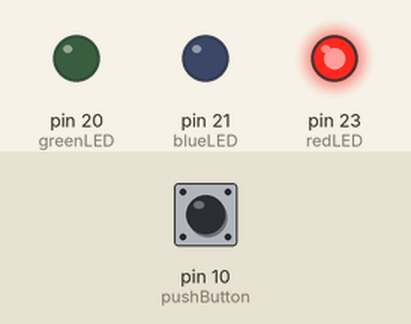
A sketch run on a simulated Arduino Mega 2560, built with avr-gcc and run on an emulated ATmega2560. Parts: output pins drawn as LEDs (lit = HIGH). Dashed ring = blinking. The inputs (shaded band) are chosen by the test bench; at power-on: pin 10 (pushButton) HIGH. Random numbers use the default seed unless the sketch sets one.

Above: at 0.9 s.
3.3 s: pin 10 (pushButton) pulled LOW for 1 s
5.8 s: pin 10 (pushButton) pulled LOW for 3.2 s
At 7.1 s:
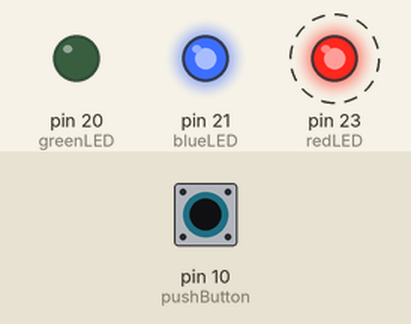
10.5 s: pin 10 (pushButton) pulled LOW for 1 s
At 11.8 s:
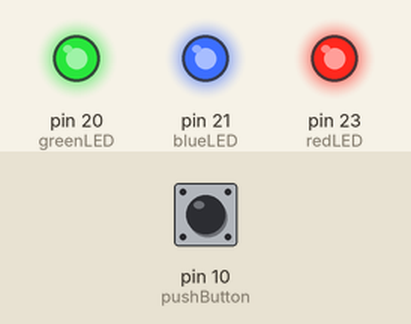
13.0 s: pin 10 (pushButton) pulled LOW for 3.2 s
At 14.4 s:
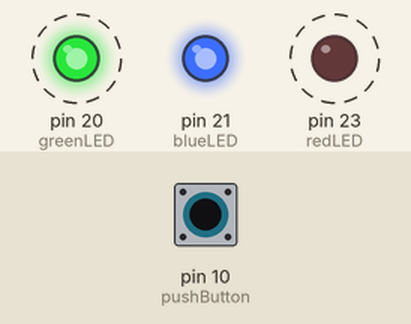
Timing chart, 0 to 18.7 s (numbered marks = the images above; inputs shaded):
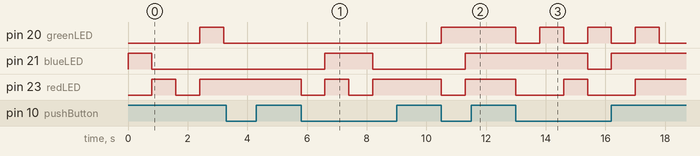

Measured:
- after the input at 3.3 s, every drawn part: stays the same
- after the input at 5.8 s, pin 21 (blueLED): LOW → HIGH after 0.80 s, → LOW 1.6 s later; pin 23 (redLED): alternates HIGH for 0.80 s and LOW for 0.80 s, 4 changes in all, then stays HIGH, starting at once
- after the input at 10.5 s, pin 20 (greenLED): LOW → HIGH at once; pin 21 (blueLED): LOW → HIGH after 0.80 s; pin 23 (redLED): HIGH → LOW at once, → HIGH 0.80 s later
- after the input at 13.0 s, pin 20 (greenLED): alternates HIGH for 0.80 s and LOW for 0.80 s, starting at once; pin 21 (blueLED): HIGH → LOW after 2.4 s, → HIGH 0.80 s later; pin 23 (redLED): alternates HIGH for 0.80 s and LOW for 1.6 s, starting at once

The sketch:

Lab_3.3.ino
```cpp
#define MY_DELAY 800

int greenLED = 20;
int blueLED = 21;
int redLED = 23;

int pushButton = 10;
int counter = 0;
boolean state = LOW;


void setup() {
  Serial.begin(9600);

  pinMode(blueLED,  OUTPUT);
  pinMode(greenLED, OUTPUT);
  pinMode(redLED,   OUTPUT);
  pinMode(pushButton, INPUT);

  pinMode(A0, INPUT);
  randomSeed(analogRead(A0));
}

void randomLights() {
  analogWrite(redLED, random(256));
  analogWrite(greenLED, random(256));
  analogWrite(blueLED, random(256));
  delay(MY_DELAY);
}

void loop() {
  randomLights();

  if ( digitalRead(pushButton) == LOW ) {
    if ( counter == 10 ) {
      counter = 0;
    }
    counter++;
    delay(1000);
  }

  while ( counter > 0 && counter < 10 ) {
    if( digitalRead(pushButton) == LOW ) {
      counter++;
      randomLights();
    }
  }
}
```
